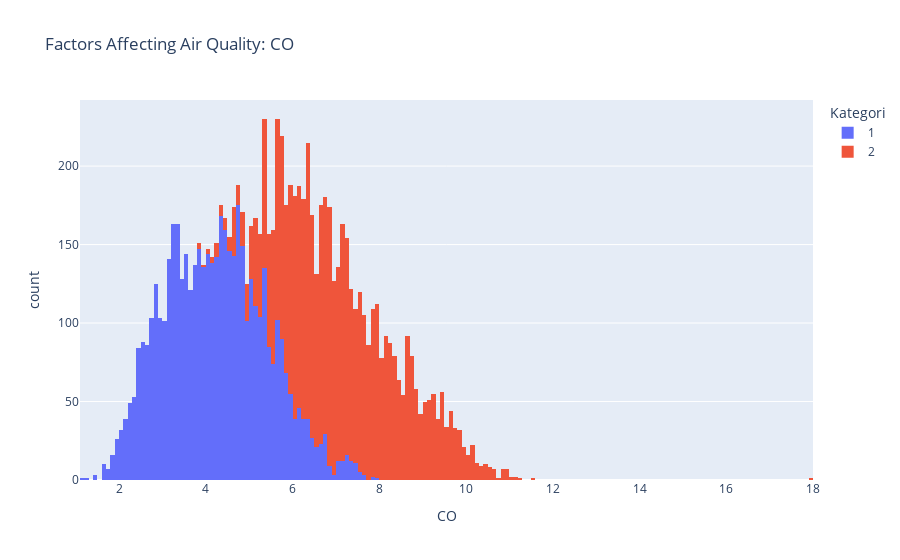
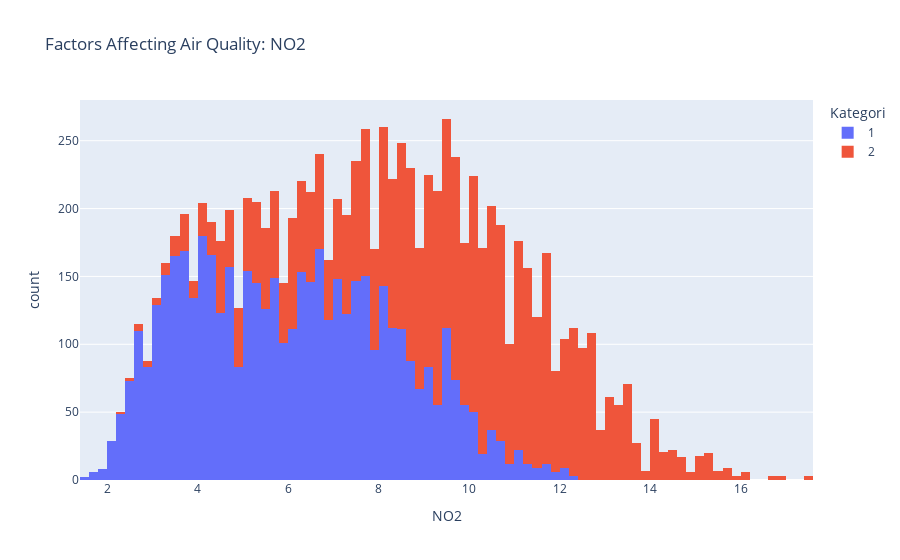
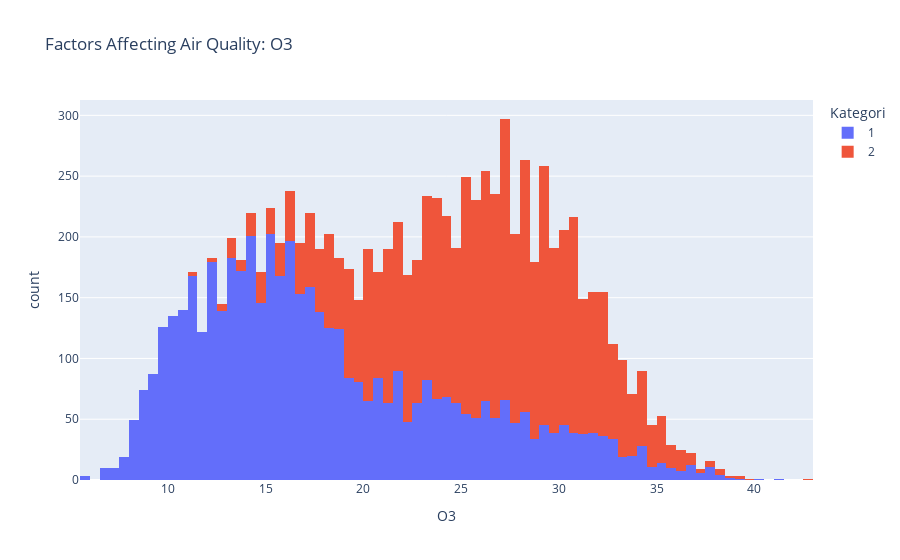
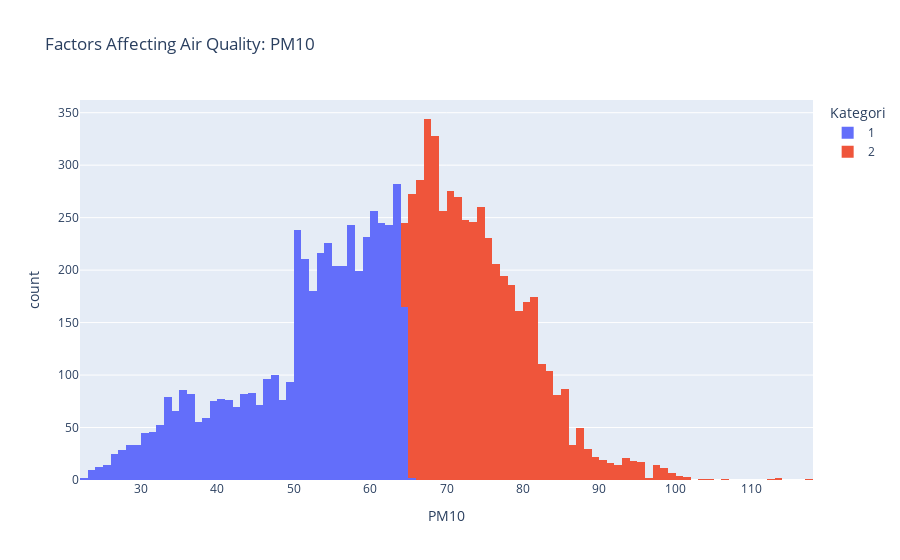

Notebook code cell kept with these figures, in order:
### Code cell
# Histogram of Factors Affecting Air Quality

co = px.histogram(df_drop2, x = "CO", color = "Kategori", title= "Factors Affecting Air Quality: CO")
co.show()

no2 = px.histogram(df_drop2, x = "NO2", color = "Kategori", title= "Factors Affecting Air Quality: NO2")
no2.show()

o3 = px.histogram(df_drop2, x = "O3", color = "Kategori", title= "Factors Affecting Air Quality: O3")
o3.show()

pm10 = px.histogram(df_drop2, x = "PM10", color = "Kategori", title= "Factors Affecting Air Quality: PM10")
pm10.show()

pm25 = px.histogram(df_drop2, x = "PM2.5", color = "Kategori", title= "Factors Affecting Air Quality: PM2.5")
pm25.show()

so2 = px.histogram(df_drop2, x = "SO2", color = "Kategori", title= "Factors Affecting Air Quality: SO2")
so2.show()

### Figure 1 — Plotly figure (JSON) as saved in the notebook; plotly's stock layout.template omitted (floating-point values rounded to 4 significant figures; data arrays with more than 128 entries replaced by an {"elided": "..."} marker saying what was removed)
{"data": [{"alignmentgroup": "True", "bingroup": "x", "hovertemplate": "Kategori=1<br>CO=%{x}<br>count=%{y}<extra></extra>", "legendgroup": "1", "marker": {"color": "#636efa", "pattern": {"shape": ""}}, "name": "1", "offsetgroup": "1", "orientation": "v", "showlegend": true, "type": "histogram", "x": {"elided": "4973 float values"}, "xaxis": "x", "yaxis": "y"}, {"alignmentgroup": "True", "bingroup": "x", "hovertemplate": "Kategori=2<br>CO=%{x}<br>count=%{y}<extra></extra>", "legendgroup": "2", "marker": {"color": "#EF553B", "pattern": {"shape": ""}}, "name": "2", "offsetgroup": "2", "orientation": "v", "showlegend": true, "type": "histogram", "x": {"elided": "4857 float values"}, "xaxis": "x", "yaxis": "y"}], "layout": {"barmode": "relative", "legend": {"title": {"text": "Kategori"}, "tracegroupgap": 0}, "title": {"text": "Factors Affecting Air Quality: CO"}, "xaxis": {"anchor": "y", "domain": [0, 1], "title": {"text": "CO"}}, "yaxis": {"anchor": "x", "domain": [0, 1], "title": {"text": "count"}}}}

### Figure 2 — Plotly figure (JSON) as saved in the notebook; plotly's stock layout.template omitted (floating-point values rounded to 4 significant figures; data arrays with more than 128 entries replaced by an {"elided": "..."} marker saying what was removed)
{"data": [{"alignmentgroup": "True", "bingroup": "x", "hovertemplate": "Kategori=1<br>NO2=%{x}<br>count=%{y}<extra></extra>", "legendgroup": "1", "marker": {"color": "#636efa", "pattern": {"shape": ""}}, "name": "1", "offsetgroup": "1", "orientation": "v", "showlegend": true, "type": "histogram", "x": {"elided": "4973 float values"}, "xaxis": "x", "yaxis": "y"}, {"alignmentgroup": "True", "bingroup": "x", "hovertemplate": "Kategori=2<br>NO2=%{x}<br>count=%{y}<extra></extra>", "legendgroup": "2", "marker": {"color": "#EF553B", "pattern": {"shape": ""}}, "name": "2", "offsetgroup": "2", "orientation": "v", "showlegend": true, "type": "histogram", "x": {"elided": "4857 float values"}, "xaxis": "x", "yaxis": "y"}], "layout": {"barmode": "relative", "legend": {"title": {"text": "Kategori"}, "tracegroupgap": 0}, "title": {"text": "Factors Affecting Air Quality: NO2"}, "xaxis": {"anchor": "y", "domain": [0, 1], "title": {"text": "NO2"}}, "yaxis": {"anchor": "x", "domain": [0, 1], "title": {"text": "count"}}}}

### Figure 3 — Plotly figure (JSON) as saved in the notebook; plotly's stock layout.template omitted (floating-point values rounded to 4 significant figures; data arrays with more than 128 entries replaced by an {"elided": "..."} marker saying what was removed)
{"data": [{"alignmentgroup": "True", "bingroup": "x", "hovertemplate": "Kategori=1<br>O3=%{x}<br>count=%{y}<extra></extra>", "legendgroup": "1", "marker": {"color": "#636efa", "pattern": {"shape": ""}}, "name": "1", "offsetgroup": "1", "orientation": "v", "showlegend": true, "type": "histogram", "x": {"elided": "4973 float values"}, "xaxis": "x", "yaxis": "y"}, {"alignmentgroup": "True", "bingroup": "x", "hovertemplate": "Kategori=2<br>O3=%{x}<br>count=%{y}<extra></extra>", "legendgroup": "2", "marker": {"color": "#EF553B", "pattern": {"shape": ""}}, "name": "2", "offsetgroup": "2", "orientation": "v", "showlegend": true, "type": "histogram", "x": {"elided": "4857 float values"}, "xaxis": "x", "yaxis": "y"}], "layout": {"barmode": "relative", "legend": {"title": {"text": "Kategori"}, "tracegroupgap": 0}, "title": {"text": "Factors Affecting Air Quality: O3"}, "xaxis": {"anchor": "y", "domain": [0, 1], "title": {"text": "O3"}}, "yaxis": {"anchor": "x", "domain": [0, 1], "title": {"text": "count"}}}}

### Figure 4 — Plotly figure (JSON) as saved in the notebook; plotly's stock layout.template omitted (floating-point values rounded to 4 significant figures; data arrays with more than 128 entries replaced by an {"elided": "..."} marker saying what was removed)
{"data": [{"alignmentgroup": "True", "bingroup": "x", "hovertemplate": "Kategori=1<br>PM10=%{x}<br>count=%{y}<extra></extra>", "legendgroup": "1", "marker": {"color": "#636efa", "pattern": {"shape": ""}}, "name": "1", "offsetgroup": "1", "orientation": "v", "showlegend": true, "type": "histogram", "x": {"elided": "4973 float values"}, "xaxis": "x", "yaxis": "y"}, {"alignmentgroup": "True", "bingroup": "x", "hovertemplate": "Kategori=2<br>PM10=%{x}<br>count=%{y}<extra></extra>", "legendgroup": "2", "marker": {"color": "#EF553B", "pattern": {"shape": ""}}, "name": "2", "offsetgroup": "2", "orientation": "v", "showlegend": true, "type": "histogram", "x": {"elided": "4857 float values"}, "xaxis": "x", "yaxis": "y"}], "layout": {"barmode": "relative", "legend": {"title": {"text": "Kategori"}, "tracegroupgap": 0}, "title": {"text": "Factors Affecting Air Quality: PM10"}, "xaxis": {"anchor": "y", "domain": [0, 1], "title": {"text": "PM10"}}, "yaxis": {"anchor": "x", "domain": [0, 1], "title": {"text": "count"}}}}
